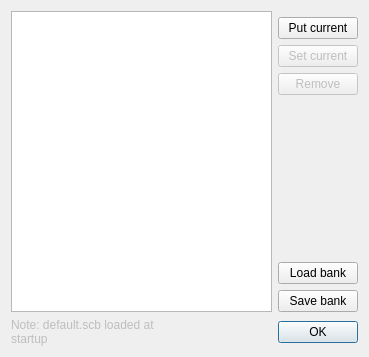
<?xml version="1.0" encoding="UTF-8"?>
<ui version="4.0">
 <class>CSchemeBankDialog</class>
 <widget class="QDialog" name="CSchemeBankDialog">
  <property name="geometry">
   <rect>
    <x>0</x>
    <y>0</y>
    <width>369</width>
    <height>357</height>
   </rect>
  </property>
  <property name="windowTitle">
   <string>Sceme bank</string>
  </property>
  <layout class="QGridLayout" name="gridLayout">
   <item row="0" column="0" rowspan="7">
    <widget class="QListWidget" name="listWidget"/>
   </item>
   <item row="1" column="1">
    <widget class="QPushButton" name="createButton">
     <property name="text">
      <string>Put current</string>
     </property>
    </widget>
   </item>
   <item row="3" column="1">
    <widget class="QPushButton" name="removeButton">
     <property name="enabled">
      <bool>false</bool>
     </property>
     <property name="text">
      <string>Remove</string>
     </property>
    </widget>
   </item>
   <item row="4" column="1">
    <spacer name="verticalSpacer">
     <property name="orientation">
      <enum>Qt::Vertical</enum>
     </property>
     <property name="sizeHint" stdset="0">
      <size>
       <width>72</width>
       <height>125</height>
      </size>
     </property>
    </spacer>
   </item>
   <item row="5" column="1">
    <widget class="QPushButton" name="loadButton">
     <property name="enabled">
      <bool>true</bool>
     </property>
     <property name="text">
      <string>Load bank</string>
     </property>
    </widget>
   </item>
   <item row="6" column="1">
    <widget class="QPushButton" name="saveButton">
     <property name="enabled">
      <bool>true</bool>
     </property>
     <property name="text">
      <string>Save bank</string>
     </property>
    </widget>
   </item>
   <item row="7" column="0" colspan="2">
    <layout class="QHBoxLayout" name="horizontalLayout">
     <item>
      <widget class="QLabel" name="label">
       <property name="enabled">
        <bool>false</bool>
       </property>
       <property name="sizePolicy">
        <sizepolicy hsizetype="Expanding" vsizetype="Preferred">
         <horstretch>0</horstretch>
         <verstretch>0</verstretch>
        </sizepolicy>
       </property>
       <property name="text">
        <string>Note: default.scb loaded at startup</string>
       </property>
       <property name="wordWrap">
        <bool>true</bool>
       </property>
      </widget>
     </item>
     <item>
      <widget class="QDialogButtonBox" name="buttonBox">
       <property name="enabled">
        <bool>true</bool>
       </property>
       <property name="sizePolicy">
        <sizepolicy hsizetype="Preferred" vsizetype="Fixed">
         <horstretch>0</horstretch>
         <verstretch>0</verstretch>
        </sizepolicy>
       </property>
       <property name="orientation">
        <enum>Qt::Horizontal</enum>
       </property>
       <property name="standardButtons">
        <set>QDialogButtonBox::Ok</set>
       </property>
      </widget>
     </item>
    </layout>
   </item>
   <item row="2" column="1">
    <widget class="QPushButton" name="currentButton">
     <property name="enabled">
      <bool>false</bool>
     </property>
     <property name="text">
      <string>Set current</string>
     </property>
    </widget>
   </item>
  </layout>
 </widget>
 <resources/>
 <connections>
  <connection>
   <sender>buttonBox</sender>
   <signal>accepted()</signal>
   <receiver>CSchemeBankDialog</receiver>
   <slot>accept()</slot>
   <hints>
    <hint type="sourcelabel">
     <x>163</x>
     <y>338</y>
    </hint>
    <hint type="destinationlabel">
     <x>157</x>
     <y>274</y>
    </hint>
   </hints>
  </connection>
  <connection>
   <sender>buttonBox</sender>
   <signal>rejected()</signal>
   <receiver>CSchemeBankDialog</receiver>
   <slot>reject()</slot>
   <hints>
    <hint type="sourcelabel">
     <x>189</x>
     <y>338</y>
    </hint>
    <hint type="destinationlabel">
     <x>286</x>
     <y>274</y>
    </hint>
   </hints>
  </connection>
 </connections>
</ui>
